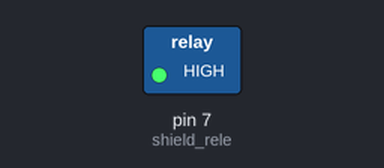
Bench run of a sketch on a simulated Arduino Uno, built with avr-gcc and run on an emulated ATmega328P. Parts: switched loads named in the sketch (green lamp = pin HIGH).

Above: at 2.5 s.
At 7.5 s:
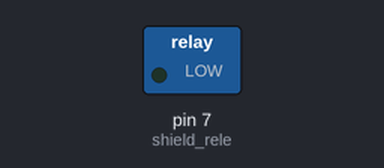
Timing chart, 0 to 13.0 s (numbered marks = the images above):
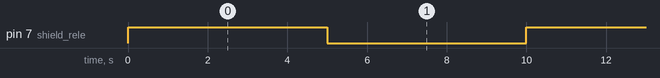

Measured:
- by itself, pin 7 (shield_rele): alternates HIGH for 5.0 s and LOW for 5.0 s

The sketch:

shield_rele.ino
```cpp
const int shield_rele = 7;

void setup() {
  pinMode(shield_rele, OUTPUT);

}

void loop() {
  digitalWrite(shield_rele, HIGH);
  delay(5000);
  digitalWrite(shield_rele, LOW);
  delay(5000);

}
```
